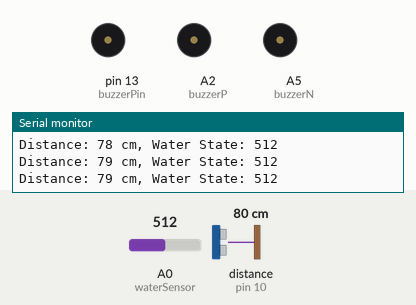
This sketch was run on a simulated Arduino Uno, built with avr-gcc and run on an emulated ATmega328P. Parts: buzzer (waves = sounding, pin HIGH), the last lines printed to the serial monitor. Wiring (inferred from the names in the program): ultrasonic range finder: trigger pin 8; echo pin 10. The inputs (shaded band) are chosen by the test bench; at power-on: distance to the obstacle (sensor on pin 10) 80 cm, A0 (waterSensor) = 512. The echo pulse lasts 58.3 µs per cm; pins used as bus, display or sensor lines are not drawn.

Above: at 0.96 s.
1.3 s: distance to the obstacle (sensor on pin 10) set to 24 cm
4.3 s: distance to the obstacle (sensor on pin 10) set to 20 cm
At 4.59 s:
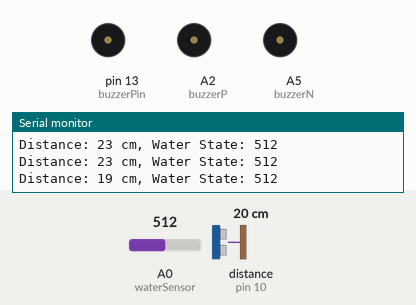
At 5.1 s:
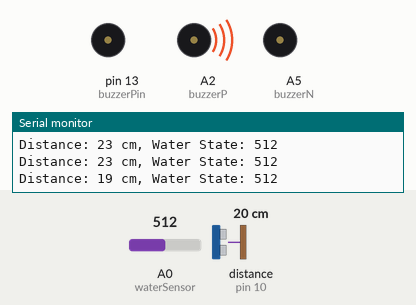
Timing chart, 0 to 7.3 s (numbered marks = the images above; inputs shaded):
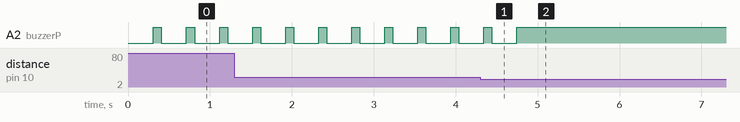

The sketch:

Main.ino
```cpp
#define trigPin 8
#define echoPin 10
#define buzzerP A2
#define buzzerN A5
#define waterSensor A0
const int buzzerPin = 13;
long duration, distance;

void setup() {
  Serial.begin(9600);  // Start the serial communication at 9600 baud rate
  pinMode(trigPin, OUTPUT);  // Set the trigPin as an OUTPUT
  pinMode(echoPin, INPUT);   // Set the echoPin as an INPUT
  pinMode(buzzerPin, OUTPUT);

  pinMode(buzzerP, OUTPUT);
  pinMode(buzzerN, OUTPUT);
  pinMode(waterSensor, INPUT);
}

void loop() {
  int waterState = analogRead(waterSensor);

  // Clear the trigPin
  digitalWrite(trigPin, LOW);
  delayMicroseconds(2);

  // Set the trigPin HIGH for 10 microseconds
  digitalWrite(trigPin, HIGH);
  delayMicroseconds(10);
  digitalWrite(trigPin, LOW);

  // Read the echoPin, returns the sound wave travel time in microseconds
  duration = pulseIn(echoPin, HIGH);

  // Calculate the distance in cm
  distance = duration * 0.034 / 2;

  // Print the distance on the Serial Monitor
  Serial.print("Distance: ");
  Serial.print(distance);  // Print the calculated distance
  Serial.print(" cm, Water State: ");
  Serial.println(waterState);  // Print the water state
  delay(300);  // Wait for 300 milliseconds before the next reading

  // Ultrasonic with Buzzer
  if (distance <= 20) {
    digitalWrite(buzzerP, 1);
    digitalWrite(buzzerN, 0);
    delay(500);
  }
  else if (waterState > 100) {
    digitalWrite(buzzerP, 1);
    digitalWrite(buzzerN, 0);
    delay(100);
    digitalWrite(buzzerP, 0);
    digitalWrite(buzzerN, 0);
  }
  else {
    digitalWrite(buzzerP, 0);
    digitalWrite(buzzerN, 0);  // Fixed the else block
  }
}
```

Measured:
- the behaviour switches between 22 and 21 cm on distance to the obstacle (sensor on pin 10) (found by bisection; images 0 and 1)
- after the input at 4.3 s, A2 (buzzerP): goes on until 4.7 s, then stays HIGH
- by itself, A2 (buzzerP): alternates HIGH for 0.10 s and LOW for 0.30 s
